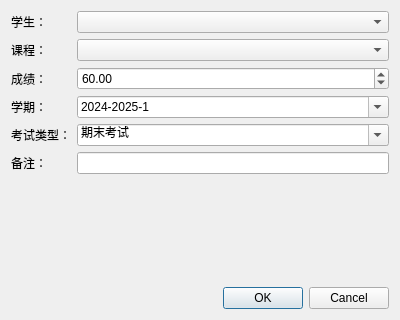
<?xml version="1.0" encoding="UTF-8"?>
<ui version="4.0">
 <class>GradeDialog</class>
 <widget class="QDialog" name="GradeDialog">
  <property name="geometry">
   <rect>
    <x>0</x>
    <y>0</y>
    <width>400</width>
    <height>320</height>
   </rect>
  </property>
  <property name="windowTitle">
   <string>成绩信息</string>
  </property>
  <layout class="QVBoxLayout" name="verticalLayout">
   <item>
    <layout class="QFormLayout" name="formLayout">
     <item row="0" column="0">
      <widget class="QLabel" name="label">
       <property name="text">
        <string>学生：</string>
       </property>
      </widget>
     </item>
     <item row="0" column="1">
      <widget class="QComboBox" name="studentComboBox"/>
     </item>
     <item row="1" column="0">
      <widget class="QLabel" name="label_2">
       <property name="text">
        <string>课程：</string>
       </property>
      </widget>
     </item>
     <item row="1" column="1">
      <widget class="QComboBox" name="courseComboBox"/>
     </item>
     <item row="2" column="0">
      <widget class="QLabel" name="label_3">
       <property name="text">
        <string>成绩：</string>
       </property>
      </widget>
     </item>
     <item row="2" column="1">
      <widget class="QDoubleSpinBox" name="gradeSpinBox">
       <property name="minimum">
        <double>0.000000000000000</double>
       </property>
       <property name="maximum">
        <double>100.000000000000000</double>
       </property>
       <property name="value">
        <double>60.000000000000000</double>
       </property>
      </widget>
     </item>
     <item row="3" column="0">
      <widget class="QLabel" name="label_4">
       <property name="text">
        <string>学期：</string>
       </property>
      </widget>
     </item>
     <item row="3" column="1">
      <widget class="QComboBox" name="semesterComboBox">
       <property name="editable">
        <bool>true</bool>
       </property>
       <item>
        <property name="text">
         <string>2024-2025-1</string>
        </property>
       </item>
       <item>
        <property name="text">
         <string>2024-2025-2</string>
        </property>
       </item>
       <item>
        <property name="text">
         <string>2025-2026-1</string>
        </property>
       </item>
      </widget>
     </item>
     <item row="4" column="0">
      <widget class="QLabel" name="label_5">
       <property name="text">
        <string>考试类型：</string>
       </property>
      </widget>
     </item>
     <item row="4" column="1">
      <widget class="QComboBox" name="examTypeComboBox">
       <property name="editable">
        <bool>true</bool>
       </property>
       <item>
        <property name="text">
         <string>期末考试</string>
        </property>
       </item>
       <item>
        <property name="text">
         <string>期中考试</string>
        </property>
       </item>
       <item>
        <property name="text">
         <string>平时成绩</string>
        </property>
       </item>
      </widget>
     </item>
     <item row="5" column="0">
      <widget class="QLabel" name="label_6">
       <property name="text">
        <string>备注：</string>
       </property>
      </widget>
     </item>
     <item row="5" column="1">
      <widget class="QLineEdit" name="remarksEdit"/>
     </item>
    </layout>
   </item>
   <item>
    <widget class="QDialogButtonBox" name="buttonBox">
     <property name="orientation">
      <enum>Qt::Horizontal</enum>
     </property>
     <property name="standardButtons">
      <set>QDialogButtonBox::Cancel|QDialogButtonBox::Ok</set>
     </property>
    </widget>
   </item>
  </layout>
 </widget>
 <resources/>
 <connections>
  <connection>
   <sender>buttonBox</sender>
   <signal>accepted()</signal>
   <receiver>GradeDialog</receiver>
   <slot>accept()</slot>
   <hints>
    <hint type="sourcelabel">
     <x>248</x>
     <y>254</y>
    </hint>
    <hint type="destinationlabel">
     <x>157</x>
     <y>274</y>
    </hint>
   </hints>
  </connection>
  <connection>
   <sender>buttonBox</sender>
   <signal>rejected()</signal>
   <receiver>GradeDialog</receiver>
   <slot>reject()</slot>
   <hints>
    <hint type="sourcelabel">
     <x>316</x>
     <y>260</y>
    </hint>
    <hint type="destinationlabel">
     <x>286</x>
     <y>274</y>
    </hint>
   </hints>
  </connection>
 </connections>
</ui>
